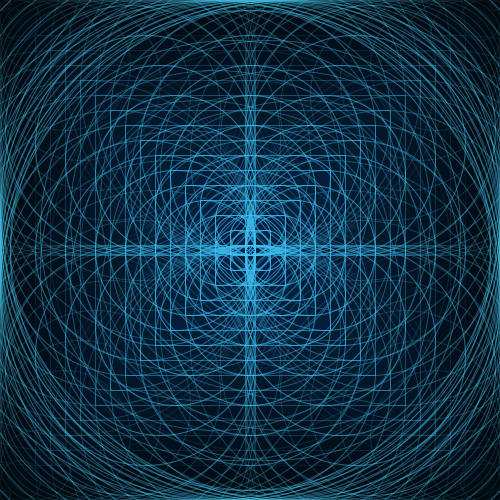
Frame 1 (no input)
Frame 60 (the mouse pressed at the canvas centre just before this capture): identical to frame 1, image omitted
Frame 120 (the mouse held since frame 60 and released just before this capture): identical to frame 1, image omitted

The Processing sketch that drew this single still picture (run headless with seeded random() and noise(); from frame 60 on, the mouse is pressed at the canvas centre):

// Processing sketch: processing_31906
// ── processing_31906.pde

int xPos = 0;
int yPos = 0;
int xPos2 = 490;
int yPos2 = 0;
int xPos3 = 0;
int yPos3 = 490;
int xPos4 = 490;
int yPos4 = 490;
int xPos5 = 245;
int yPos5 = 245;
int yPos6 = 245;
int xPos7 = 245;
int xPos8 = 245;
int yPos8 = 245;
int xCPos = 250;
int yCPos = 250;
int xCPos2 = 250;
int yCPos2 = 250;
int shapeSize = 10;
int count = 0;
int trans = 225;
int trans2 = 20;

void setup(){
  size(500, 500);
  background(2);
 
  smooth();
  
  rectMode(CENTER);
  ellipseMode(CORNER);
  frameRate(10);
}

void draw(){
  
  while (count<20){
     stroke(77,218,255,trans2);
     noFill();
     
     ellipseMode(CORNER);
    ellipse (xPos,yPos,shapeSize,shapeSize);
    ellipse (xPos2,yPos2,shapeSize,shapeSize);
    ellipse (xPos3,yPos3,shapeSize,shapeSize);
    ellipse (xPos4,yPos4,shapeSize,shapeSize);
    ellipseMode(CENTER);
    stroke(77,218,255,trans);
    ellipse (250,250,shapeSize,shapeSize);
    ellipse (xCPos,250,shapeSize,shapeSize);
    ellipse (xCPos2,250,shapeSize,shapeSize);
    ellipse (250,yCPos,shapeSize,shapeSize);
    ellipse (250,yCPos2,shapeSize,shapeSize);
    ellipseMode(CORNER);
    ellipse (xPos5,yPos5,shapeSize,shapeSize);
    ellipse (xPos5,yPos6,shapeSize,shapeSize);
    ellipse (xPos7,yPos5,shapeSize,shapeSize);
    ellipse (xPos8,yPos8,shapeSize,shapeSize);
    fill(0,90,212,5);
    rect (250,250,shapeSize,shapeSize);
    
    shapeSize = shapeSize+30;
    trans = trans - 15;
    trans2 = trans2 + 5;
    xPos2 = xPos2 - 30;
    yPos3 = yPos3 - 30;
    xPos4 = xPos4 - 30;
    yPos4 = yPos4 - 30;
    yPos6 = yPos6 - 30;
    xPos7 = xPos7 - 30;
    xPos8 = xPos8 - 30;
    yPos8 = yPos8 - 30;
    xCPos = xCPos + 15;
    yCPos = yCPos + 15;
    xCPos2 = xCPos2 - 15;
    yCPos2 = yCPos2 - 15;
    count++;
  }
  xPos = xPos + 100;
  shapeSize = 10;

  
  if(xPos>500){
    xPos = xPos + 15;
    yPos = yPos + 70;
    xPos = 0;
    
  }
  if(yPos>500){
    xPos=0;
    yPos=0;
  }

}
